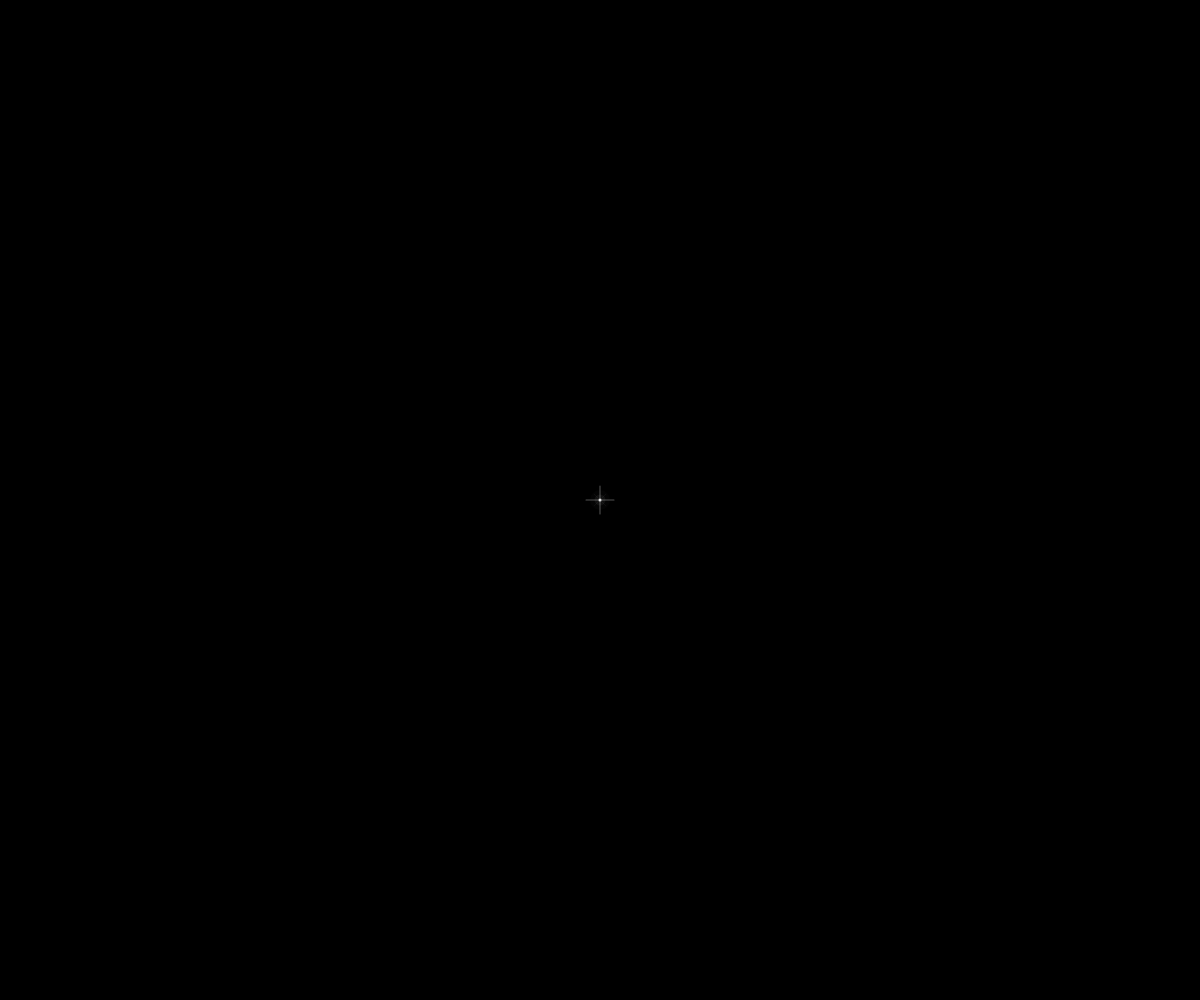
Frame 1 (no input)
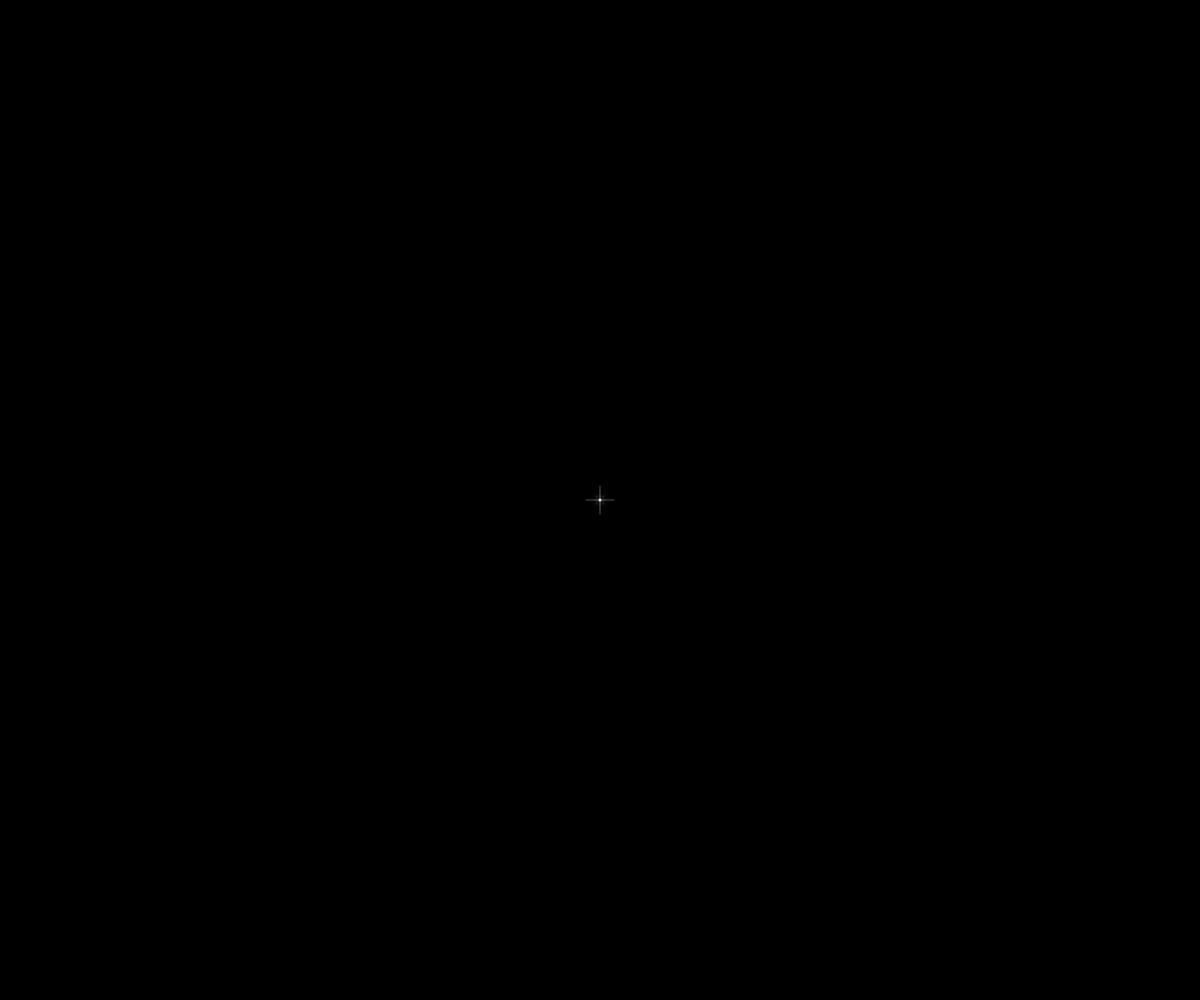
Frame 60 (no input)
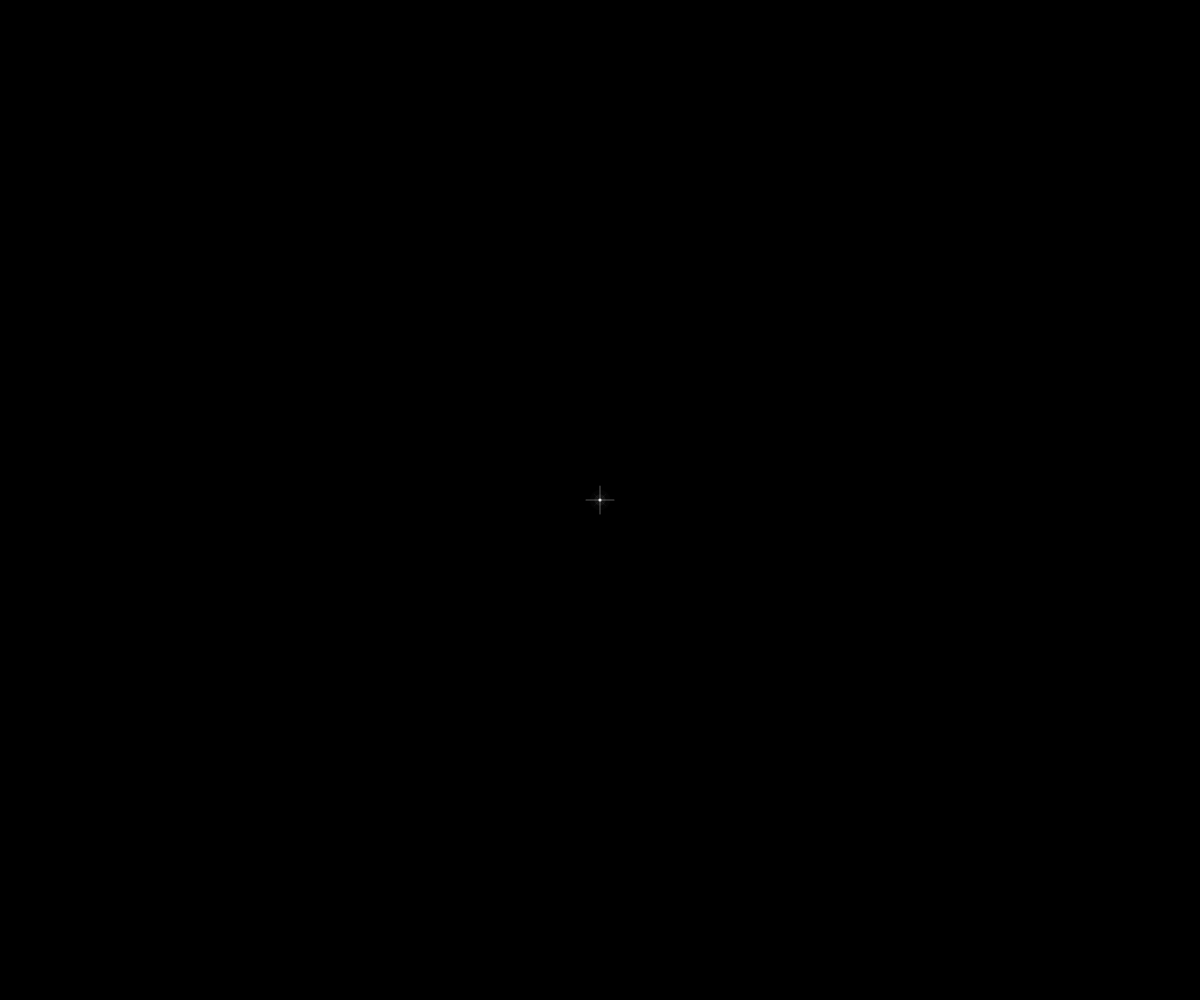
Frame 120 (the mouse pressed at the canvas centre since frame 60)

The p5.js sketch that drew these frames (run headless with seeded random() and noise() and a simulated clock; from frame 60 on, the mouse is pressed at the canvas centre):

// p5.js sketch
// ── sketch.js
// ======================================================
// GEN - Strong Core Nucleus Version
// p5.js sketch.js
// ======================================================

let cycleDuration = 108.0;

const CONFIG = {
  pulseCycle: 20.0,
  maxRotSpeed: 0.00095,

  // 放射
  beamCount: 32,
  beamInnerR: 8,
  beamOuterR: 360,

  // 中心星（さらに核として強化）
  centerCoreMin: 3.0,
  centerCoreMax: 8.4,

  // 中心ハロー
  halo1Min: 11.0,
  halo1Max: 22.0,
  halo2Min: 20.0,
  halo2Max: 38.0,

  // 背景グロー
  bgGlow1Scale: 0.075,
  bgGlow2Scale: 0.13,

  // 外周霧
  outerMistRadii: [250, 330, 430, 560],
  outerMistAlpha: [5.0, 3.5, 2.2, 1.2],

  // 同心円
  ringRadii: [12, 18, 26, 34, 46, 62, 84, 130, 205, 290],

  // 花弁
  petalRadiusOuter: 86,
  petalRadiusInner: 42,
  petalCountOuter: 12,
  petalCountInner: 16,

  // 多角形
  polygonSides: [6, 8, 10, 12],
  polygonRadii: [10, 18, 32, 64]
};

function setup() {
  createCanvas(windowWidth, windowHeight);
  angleMode(RADIANS);
  noFill();
  strokeCap(ROUND);
  strokeJoin(ROUND);
}

function draw() {
  background(0);

  const cx = width / 2;
  const cy = height / 2;
  const t = (millis() / 1000.0) % cycleDuration;

  const phaseState = getPhaseState(t);

  drawDeepSpacePresence(cx, cy);

  if (phaseState.geometryAppear > 0.001) {
    push();
    translate(cx, cy);

    const rot = millis() * CONFIG.maxRotSpeed * phaseState.rotationStrength;
    rotate(rot);

    drawMandala(phaseState.geometryAppear, phaseState.geometryFade, t);

    pop();
  }

  drawCenterStar(cx, cy, t, phaseState.pulseOnly);
}

// ======================================================
// Phase control
// ======================================================
function getPhaseState(t) {
  const phase1End = 26.0;
  const phase2End = 46.0;
  const phase3End = 76.0;
  const phase4End = 92.0;
  const phase5End = 108.0;

  let pulseOnly = 0;
  let geometryAppear = 0;
  let rotationStrength = 0;
  let geometryFade = 0;

  if (t < phase1End) {
    pulseOnly = easeInOutSine(t / phase1End);
    geometryAppear = 0;
    rotationStrength = 0;
    geometryFade = 0;
  } else if (t < phase2End) {
    pulseOnly = 1;
    geometryAppear = easeInOutSine((t - phase1End) / (phase2End - phase1End));
    rotationStrength = 0.05 * geometryAppear;
    geometryFade = 0;
  } else if (t < phase3End) {
    pulseOnly = 1;
    geometryAppear = 1;
    rotationStrength = 1.0;
    geometryFade = 0;
  } else if (t < phase4End) {
    const p = easeInOutSine((t - phase3End) / (phase4End - phase3End));
    pulseOnly = 1;
    geometryAppear = 1;
    rotationStrength = 1.0 - p;
    geometryFade = 0.25 * p;
  } else {
    const p = easeInOutSine((t - phase4End) / (phase5End - phase4End));
    pulseOnly = 1.0 - 0.2 * p;
    geometryAppear = 1.0 - p;
    rotationStrength = 0;
    geometryFade = p;
  }

  return { pulseOnly, geometryAppear, rotationStrength, geometryFade };
}

// ======================================================
// Center star
// 中央核をさらに強くして、曼荼羅に負けない核にする
// ======================================================
function drawCenterStar(cx, cy, t, intensity) {
  const p = pulseValue(t, CONFIG.pulseCycle, 1.45);

  const coreSize = lerp(CONFIG.centerCoreMin, CONFIG.centerCoreMax, p);
  const coreAlpha = lerp(225, 255, p) * lerp(0.96, 1.0, intensity);

  const halo1Size = lerp(CONFIG.halo1Min, CONFIG.halo1Max, p);
  const halo1Alpha = lerp(14, 38, p);

  const halo2Size = lerp(CONFIG.halo2Min, CONFIG.halo2Max, p);
  const halo2Alpha = lerp(4, 13, p);

  noStroke();

  // 外側ハロー
  fill(236, 243, 255, halo2Alpha);
  circle(cx, cy, halo2Size);

  // 中間ハロー
  fill(248, 250, 255, halo1Alpha);
  circle(cx, cy, halo1Size);

  // 中心核
  fill(255, 255, 255, coreAlpha);
  circle(cx, cy, coreSize);

  // 十字スパークをさらに長く
  stroke(255, 255, 255, lerp(82, 165, p));
  strokeWeight(1.05);
  line(cx - 14, cy, cx + 14, cy);
  line(cx, cy - 14, cx, cy + 14);

  // 斜めスパーク
  stroke(246, 248, 255, lerp(20, 50, p));
  strokeWeight(0.56);
  line(cx - 5.8, cy - 5.8, cx + 5.8, cy + 5.8);
  line(cx - 5.8, cy + 5.8, cx + 5.8, cy - 5.8);
}

// ======================================================
// Deep space presence
// ======================================================
function drawDeepSpacePresence(cx, cy) {
  noStroke();

  fill(28, 42, 90, 0.75);
  circle(cx, cy, width * CONFIG.bgGlow1Scale);

  fill(74, 34, 120, 0.28);
  circle(cx, cy, width * CONFIG.bgGlow2Scale);
}

// ======================================================
// Mandala master
// ======================================================
function drawMandala(appear, fade, t) {
  const alphaBase = 1.0 - fade;

  const cLight = color(90, 125, 255, 132 * appear * alphaBase);
  const cMid   = color(130, 70, 255, 102 * appear * alphaBase);
  const cOuter = color(135, 52, 235, 95 * appear * alphaBase);
  const cSoft  = color(180, 125, 255, 58 * appear * alphaBase);

  const p = pulseValue(t, CONFIG.pulseCycle, 1.0);
  const breathe = lerp(0.988, 1.028, p);

  scale(breathe);

  drawOuterPurpleMist(cOuter, appear, alphaBase, t);
  drawLightToInkRadialBeams(cLight, cMid, cOuter, appear, alphaBase, t);
  drawConcentricRings(cLight, cMid, cOuter, appear, alphaBase);
  drawPetalLayers(cLight, cMid, cOuter, appear, alphaBase);
  drawPolygonLayer(cSoft, cLight, appear, alphaBase);
}

// ======================================================
// Outer purple mist
// ======================================================
function drawOuterPurpleMist(cOuter, appear, alphaBase, t) {
  push();
  noStroke();

  const p = pulseValue(t, CONFIG.pulseCycle, 1.0);
  const mistBreath = lerp(0.985, 1.02, p);

  const driftX = sin(t * 0.08) * 18.0;
  const driftY = cos(t * 0.06) * 12.0;

  for (let i = 0; i < CONFIG.outerMistRadii.length; i++) {
    const baseR = CONFIG.outerMistRadii[i] * appear * mistBreath;
    const alphaV = CONFIG.outerMistAlpha[i] * alphaBase;

    const ox = driftX * (0.35 + i * 0.22) + sin(t * 0.11 + i) * 6.0;
    const oy = driftY * (0.35 + i * 0.18) + cos(t * 0.09 + i * 1.7) * 5.0;

    const sx1 = 2.0;
    const sy1 = 1.86 + i * 0.015;

    const sx2 = 1.82 + i * 0.02;
    const sy2 = 2.0;

    fill(110, 40, 185, alphaV);
    ellipse(ox, oy, baseR * sx1, baseR * sy1);

    fill(145, 60, 225, alphaV * 0.50);
    ellipse(-ox * 0.38, oy * 0.32, baseR * sx2, baseR * sy2);
  }

  pop();
}

// ======================================================
// Radial beams
// ======================================================
function drawLightToInkRadialBeams(cLight, cMid, cOuter, appear, alphaBase, timeSec) {
  push();

  const count = CONFIG.beamCount;
  const innerR = CONFIG.beamInnerR;
  const outerR = CONFIG.beamOuterR * appear;

  for (let i = 0; i < count; i++) {
    const a = TWO_PI * i / count;

    const seed = i * 151.731;
    const sway = 0.016 * sin(timeSec * 0.22 + i * 0.7);
    const beamAngle = a + sway;

    drawLightToInkBeam(
      innerR, outerR, beamAngle, 6.0,
      cLight, cMid, cOuter,
      seed, 1.65, 0.85, alphaBase
    );

    drawLightToInkBeam(
      innerR, outerR, beamAngle, 3.0,
      cLight, cMid, cOuter,
      seed + 9.3, 1.0, 0.52, alphaBase
    );

    drawLightToInkBeam(
      innerR, outerR, beamAngle, 1.28,
      cLight, cMid, cOuter,
      seed + 21.7, 0.38, 0.18, alphaBase
    );
  }

  pop();
}

// ======================================================
// Beam segment generator
// ======================================================
function drawLightToInkBeam(
  innerR, outerR, angleBase, baseWeight,
  cLight, cMid, cOuter,
  seed, wiggleAmp, sideDrift, alphaBase
) {
  const segments = 72;

  for (let s = 0; s < segments; s++) {
    const u1 = s / segments;
    const u2 = (s + 1) / segments;

    const r1 = lerp(innerR, outerR, u1);
    const r2 = lerp(innerR, outerR, u2);

    const organicZone1 = smoothstep(0.42, 1.0, u1);
    const organicZone2 = smoothstep(0.42, 1.0, u2);

    const wobbleScale1 = lerp(0.08, 1.0, organicZone1);
    const wobbleScale2 = lerp(0.08, 1.0, organicZone2);

    const wobble1 =
      wiggleAmp * wobbleScale1 * pow(u1, 1.12) *
      sin(seed + u1 * 7.0 + frameCount * 0.003);

    const wobble2 =
      wiggleAmp * wobbleScale2 * pow(u2, 1.12) *
      sin(seed + u2 * 7.0 + frameCount * 0.003);

    const driftScale1 = smoothstep(0.50, 1.0, u1);
    const driftScale2 = smoothstep(0.50, 1.0, u2);

    const drift1 =
      sideDrift * driftScale1 * pow(u1, 1.35) *
      sin(seed * 0.73 + u1 * 10.5 + frameCount * 0.0025);

    const drift2 =
      sideDrift * driftScale2 * pow(u2, 1.35) *
      sin(seed * 0.73 + u2 * 10.5 + frameCount * 0.0025);

    const a1 = angleBase + wobble1 * 0.01;
    const a2 = angleBase + wobble2 * 0.01;

    const x1 = cos(a1) * r1 + cos(a1 + HALF_PI) * drift1;
    const y1 = sin(a1) * r1 + sin(a1 + HALF_PI) * drift1;
    const x2 = cos(a2) * r2 + cos(a2 + HALF_PI) * drift2;
    const y2 = sin(a2) * r2 + sin(a2 + HALF_PI) * drift2;

    const taper = lerp(1.0, 0.18, pow(u1, 0.92));

    const pressureBase = 0.86 + 0.16 * sin(seed * 1.11 + u1 * 8.5);
    const pressureNoise = lerp(0.0, 0.22, smoothstep(0.62, 1.0, u1));
    const pressure = pressureBase + pressureNoise * sin(seed * 2.3 + u1 * 18.0);

    let alphaMul = 1.0;
    if (u1 > 0.66) {
      const k = map(u1, 0.66, 1.0, 1.0, 0.0);
      alphaMul = pow(constrain(k, 0, 1), 1.55);
    }

    const mix1 = smoothstep(0.0, 0.45, u1);
    const mix2 = smoothstep(0.45, 1.0, u1);

    const rColA = lerp(red(cLight), red(cMid), mix1);
    const gColA = lerp(green(cLight), green(cMid), mix1);
    const bColA = lerp(blue(cLight), blue(cMid), mix1);

    const rCol = lerp(rColA, red(cOuter), mix2);
    const gCol = lerp(gColA, green(cOuter), mix2);
    const bCol = lerp(bColA, blue(cOuter), mix2);

    let skip = false;
    if (u1 > 0.78) {
      const n = noise(seed * 0.012 + u1 * 11.0, frameCount * 0.002);
      if (n > 0.56) skip = true;
    }
    if (u1 > 0.89) {
      const n2 = noise(seed * 0.023 + u1 * 24.0, frameCount * 0.0025 + 77.0);
      if (n2 > 0.47) skip = true;
    }

    if (!skip) {
      const a = 96 * alphaBase * alphaMul;

      stroke(rCol, gCol, bCol, a);
      strokeWeight(max(0.12, baseWeight * taper * pressure * max(0.14, alphaMul)));
      line(x1, y1, x2, y2);

      if (u1 > 0.82) {
        const fuzzAmount = map(u1, 0.82, 1.0, 0.0, 1.0);
        const fuzzAlpha = a * 0.24 * fuzzAmount;
        const fuzzLen = lerp(0.0, 4.8, fuzzAmount);
        const fuzzSpread = lerp(0.0, 0.50, fuzzAmount);

        const fuzzA = a2 + random(-fuzzSpread, fuzzSpread);
        const fx = x2 + cos(fuzzA) * fuzzLen;
        const fy = y2 + sin(fuzzA) * fuzzLen;

        stroke(rCol, gCol, bCol, fuzzAlpha);
        strokeWeight(max(0.16, baseWeight * 0.14 * alphaMul));
        line(x2, y2, fx, fy);
      }
    }
  }
}

// ======================================================
// Rings
// ======================================================
function drawConcentricRings(cLight, cMid, cOuter, appear, alphaBase) {
  push();
  noFill();

  for (let i = 0; i < CONFIG.ringRadii.length; i++) {
    const rr = CONFIG.ringRadii[i] * appear;
    const u = i / (CONFIG.ringRadii.length - 1);

    const mix1 = smoothstep(0.0, 0.45, u);
    const mix2 = smoothstep(0.45, 1.0, u);

    const rA = lerp(red(cLight), red(cMid), mix1);
    const gA = lerp(green(cLight), green(cMid), mix1);
    const bA = lerp(blue(cLight), blue(cMid), mix1);

    const rrCol = lerp(rA, red(cOuter), mix2);
    const ggCol = lerp(gA, green(cOuter), mix2);
    const bbCol = lerp(bA, blue(cOuter), mix2);

    const glowWeight = i >= CONFIG.ringRadii.length - 2 ? 2.6 : 2.2;
    const coreWeight = i >= CONFIG.ringRadii.length - 2 ? 0.9 : 0.78;

    stroke(rrCol, ggCol, bbCol, 18 * alphaBase);
    strokeWeight(glowWeight);
    ellipse(0, 0, rr * 2, rr * 2);

    stroke(rrCol, ggCol, bbCol, 62 * alphaBase);
    strokeWeight(coreWeight);
    ellipse(0, 0, rr * 2, rr * 2);
  }

  pop();
}

// ======================================================
// Petal layers
// ======================================================
function drawPetalLayers(cLight, cMid, cOuter, appear, alphaBase) {
  push();

  drawSinglePetalLayer(
    CONFIG.petalCountInner,
    CONFIG.petalRadiusInner * appear,
    cLight, cMid,
    alphaBase,
    0.50, 0.22, 1.5, 0.68
  );

  drawSinglePetalLayer(
    CONFIG.petalCountOuter,
    CONFIG.petalRadiusOuter * appear,
    cMid, cOuter,
    alphaBase,
    0.54, 0.24, 1.9, 0.8
  );

  pop();
}

function drawSinglePetalLayer(count, radius, cA, cB, alphaBase, xScale, yScale, glowW, coreW) {
  for (let i = 0; i < count; i++) {
    const a = TWO_PI * i / count;
    push();
    rotate(a);

    const rr = lerp(red(cA), red(cB), 0.5);
    const gg = lerp(green(cA), green(cB), 0.5);
    const bb = lerp(blue(cA), blue(cB), 0.5);

    stroke(rr, gg, bb, 18 * alphaBase);
    strokeWeight(glowW);
    drawPetalShape(radius, xScale, yScale);

    stroke(rr, gg, bb, 62 * alphaBase);
    strokeWeight(coreW);
    drawPetalShape(radius, xScale, yScale);

    pop();
  }
}

function drawPetalShape(radius, xScale, yScale) {
  beginShape();
  for (let t = 0; t <= PI; t += PI / 28) {
    const x = cos(t) * radius * xScale;
    const y = sin(t) * radius * yScale;
    vertex(x, y);
  }
  for (let t = PI; t >= 0; t -= PI / 28) {
    const x = cos(t) * radius * xScale;
    const y = -sin(t) * radius * yScale;
    vertex(x, y);
  }
  endShape(CLOSE);
}

// ======================================================
// Polygon layer
// ======================================================
function drawPolygonLayer(cSoft, cLight, appear, alphaBase) {
  push();
  noFill();

  for (let i = 0; i < CONFIG.polygonSides.length; i++) {
    const sides = CONFIG.polygonSides[i];
    const radius = CONFIG.polygonRadii[i] * appear;
    const u = i / (CONFIG.polygonSides.length - 1);

    const rr = lerp(red(cLight), red(cSoft), u);
    const gg = lerp(green(cLight), green(cSoft), u);
    const bb = lerp(blue(cLight), blue(cSoft), u);

    stroke(rr, gg, bb, 14 * alphaBase);
    strokeWeight(1.8);
    drawPolygon(0, 0, radius, sides, -HALF_PI);

    stroke(rr, gg, bb, 58 * alphaBase);
    strokeWeight(0.76);
    drawPolygon(0, 0, radius, sides, -HALF_PI);
  }

  pop();
}

function drawPolygon(x, y, radius, npoints, rot = 0) {
  beginShape();
  for (let a = 0; a < TWO_PI; a += TWO_PI / npoints) {
    const sx = x + cos(a + rot) * radius;
    const sy = y + sin(a + rot) * radius;
    vertex(sx, sy);
  }
  endShape(CLOSE);
}

// ======================================================
// Utilities
// ======================================================
function pulseValue(t, cycle, powerValue) {
  const p = 0.5 - 0.5 * cos(TWO_PI * ((t % cycle) / cycle));
  return pow(p, powerValue);
}

function easeInOutSine(x) {
  return -(cos(PI * x) - 1) / 2;
}

function smoothstep(edge0, edge1, x) {
  let tt = constrain((x - edge0) / (edge1 - edge0), 0, 1);
  return tt * tt * (3 - 2 * tt);
}

function windowResized() {
  resizeCanvas(windowWidth, windowHeight);
}
